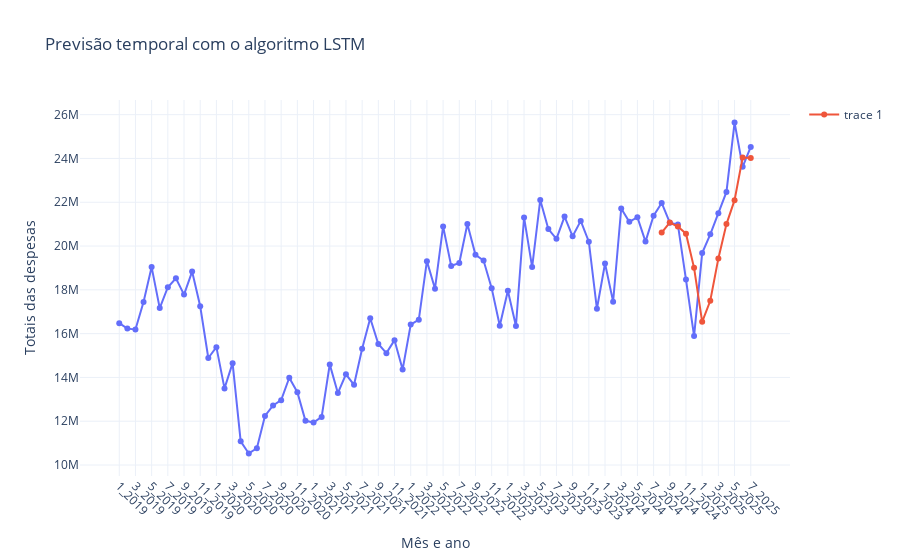

Here is the notebook cell this chart was saved with:
### Code cell
fig = grafico_base('Previsão temporal com o algoritmo LSTM')

fig.add_trace(
    go.Scatter(
        x = test.mes,
        y = y_pred_inv.reshape(1, -1)[0]
    )
)

fig.update_traces(mode='lines+markers', line=dict(width=2))
fig.update_xaxes(tickangle=45)
fig.update_layout(
    template='plotly_white',
    hovermode='x unified'
    )

fig.show()
